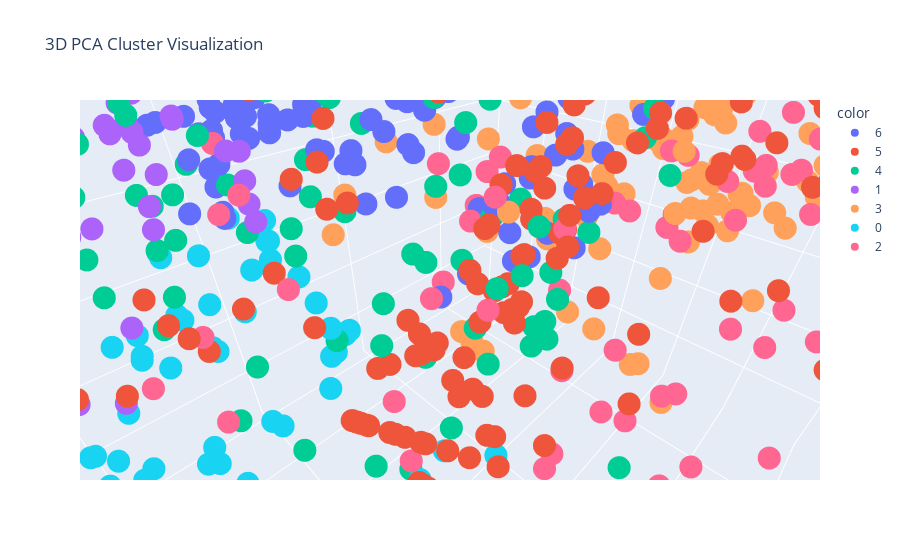

Notebook cell for this chart:
### Code cell
import pandas as pd
import numpy as np
import matplotlib.pyplot as plt
import seaborn as sns
import plotly.express as px
from sklearn.decomposition import PCA
from sklearn.preprocessing import StandardScaler, OrdinalEncoder, LabelEncoder
from sklearn.cluster import KMeans
from sklearn.metrics import silhouette_score
from yellowbrick.cluster import KElbowVisualizer

# Load Dataset
df = pd.read_csv("C:/Users/hrush/Downloads/mcdonalds.csv", encoding='latin1') 


# Convert Yes/No Responses to Binary
binary_cols = ['yummy', 'convenient', 'spicy', 'fattening', 'greasy', 'fast', 'cheap', 'tasty', 'expensive', 'healthy', 'disgusting']
df[binary_cols] = df[binary_cols].replace({'Yes': 1, 'No': 0})

# Encode 'Like' Ratings
like_map = {'I hate it!-5': -5, '-4': -4, '-3': -3, '-2': -2, '-1': -1, '0': 0, '+1': 1, '+2': 2, '+3': 3, '+4': 4, 'I love it!+5': 5}
df['Like'] = df['Like'].replace(like_map).astype(int)

# Encode 'VisitFrequency' and 'Gender'
df['VisitFrequency'] = OrdinalEncoder(categories=[['Never', 'Once a year', 'Every three months', 'Once a month', 'Once a week', 'More than once a week']]).fit_transform(df[['VisitFrequency']])
df['Gender'] = LabelEncoder().fit_transform(df['Gender'])

# Feature Scaling
X = df.drop(columns=['Like'])
X_scaled = StandardScaler().fit_transform(X)

# Find Optimal Clusters
elbow = KElbowVisualizer(KMeans(random_state=42), k=(2, 10))
elbow.fit(X_scaled)
optimal_k = elbow.elbow_value_

# KMeans Clustering
kmeans = KMeans(n_clusters=optimal_k, random_state=42)
df['Cluster'] = kmeans.fit_predict(X_scaled)

# PCA for Visualization
pca = PCA(n_components=2)
pca_2d = pca.fit_transform(X_scaled)

# PCA Plot
plt.figure(figsize=(8, 5))
sns.scatterplot(x=pca_2d[:, 0], y=pca_2d[:, 1], hue=df['Cluster'], palette='viridis')
plt.title('PCA 2D Cluster Visualization')
plt.xlabel('PC1')
plt.ylabel('PC2')
plt.show()

# Silhouette Score
print("Silhouette Score:", silhouette_score(X_scaled, df['Cluster']))

# 3D PCA Visualization
pca_3d = PCA(n_components=3).fit_transform(X_scaled)
pca_df = pd.DataFrame(pca_3d, columns=['PC1', 'PC2', 'PC3'])
pca_df['Cluster'] = df['Cluster']
fig = px.scatter_3d(pca_df, x='PC1', y='PC2', z='PC3', color=pca_df['Cluster'].astype(str), title='3D PCA Cluster Visualization')
fig.show()

# Additional Analysis: Cluster Profile
cluster_profile = df.groupby('Cluster').mean().T
plt.figure(figsize=(12, 8))
sns.heatmap(cluster_profile, annot=True, cmap='viridis')
plt.title('Cluster Profile Heatmap')
plt.show()

# Scree Plot for PCA Explained Variance
plt.figure(figsize=(12, 6))
plt.plot(range(1, len(pca.explained_variance_ratio_)+1), 
         np.cumsum(pca.explained_variance_ratio_), 'bo-', label='Cumulative')
plt.bar(range(1, len(pca.explained_variance_ratio_)+1),
        pca.explained_variance_ratio_, 
        alpha=0.5, label='Individual')
plt.title('Explained Variance by Principal Components')
plt.xlabel('Principal Components')
plt.ylabel('Explained Variance Ratio')
plt.legend()
plt.ylim(0, 1.1)
plt.show()

### Figure 1 — Plotly figure (JSON) as saved in the notebook; plotly's stock layout.template omitted (floating-point values rounded to 4 significant figures; data arrays with more than 128 entries replaced by an {"elided": "..."} marker saying what was removed)
{"data": [{"hovertemplate": "color=6<br>PC1=%{x}<br>PC2=%{y}<br>PC3=%{z}<extra></extra>", "legendgroup": "6", "marker": {"color": "#636efa", "symbol": "circle"}, "mode": "markers", "name": "6", "scene": "scene", "showlegend": true, "type": "scatter3d", "x": {"elided": "321 float values"}, "y": {"elided": "321 float values"}, "z": {"elided": "321 float values"}}, {"hovertemplate": "color=5<br>PC1=%{x}<br>PC2=%{y}<br>PC3=%{z}<extra></extra>", "legendgroup": "5", "marker": {"color": "#EF553B", "symbol": "circle"}, "mode": "markers", "name": "5", "scene": "scene", "showlegend": true, "type": "scatter3d", "x": {"elided": "245 float values"}, "y": {"elided": "245 float values"}, "z": {"elided": "245 float values"}}, {"hovertemplate": "color=4<br>PC1=%{x}<br>PC2=%{y}<br>PC3=%{z}<extra></extra>", "legendgroup": "4", "marker": {"color": "#00cc96", "symbol": "circle"}, "mode": "markers", "name": "4", "scene": "scene", "showlegend": true, "type": "scatter3d", "x": [-0.294, 1.038, 0.3979, 1.382, 2.588, 0.4601, -1.922, 0.8648, -0.2003, 0.6875, 1.057, 1.634, 2.15, 0.8074, -0.8887, 1.016, -1.494, -1.265, 2.647, 0.1273, 1.674, -0.02912, 0.6987, -1.214, -1.264, -2.466, 0.683, 1.642, -1.487, -0.0657, 0.389, -0.4105, 0.7153, 0.4583, -0.4455, -0.8711, 1.072, 0.493, 1.964, -0.2284, 2.005, 0.1891, 0.0853, -1.361, -0.3451, 0.7644, 1.499, 1.976, 2.49, 1.745, 0.0579, 0.7684, -0.8225, 0.9836, 1.292, -0.9555, -1.542, 2.605, 0.07077, 0.1994, -2.203, 1.069, 0.608, -0.6228, 0.2863, -1.988, -0.5451, -1.349, -0.4066, -0.6953, -0.654, 0.7205, -2.989, 0.7448, -1.538, 1.593, 2.346, -0.6816, 0.5859, 0.2298, 0.03592, 2.204, 1.338, 1.264, -1.016, -1.104, 1.436, 1.617, -2.105, 0.5711, 0.1406, -1.136, 1.188, -2.172, -1.635, -2.815, -1.476, 0.4647, -0.9919, -0.3469, -2.032, 0.8215, 0.02359, -2.386, 1.905, 0.05976, -2.25, 2.081, 2.989, 1.075, -2.521, 1.323, 0.7212, 0.1355], "y": [0.5156, 0.861, 1.467, 1.746, -0.7309, 1.144, 1.078, 1.706, 1.405, -0.009199, 1.574, -1.041, -0.3674, 0.6562, 1.02, -0.5174, 0.1469, -0.7816, 0.2216, -1.298, 0.1166, 2.067, -1.706, 0.3097, 0.1423, 1.577, -1.693, -1.015, -1.742, -1.736, 1.81, 1.409, 1.021, 2.789, 1.358, -1.272, -1.421, 0.4982, 0.1209, 0.9354, 1.762, 1.019, 0.3022, -2.485, 0.7942, 2.27, -0.7284, -0.6847, -0.2916, -0.9289, -0.09586, -0.5657, 0.09487, 0.1155, -1.397, -2.046, 0.7536, 0.1758, 1.53, -0.2699, 0.647, 0.9637, -0.9132, -0.2791, -1.438, -1.155, -0.4913, -2.053, -1.427, -0.3142, -1.475, -1.054, 0.6301, -0.6427, -1.8, 1.175, -1.173, 1.283, 1.555, -0.8685, 0.1467, -1.217, 0.5348, 0.8682, -1.723, -2.006, -0.9337, 0.6857, 1.237, -1.542, -2.182, -2.109, -0.982, -1.704, -0.3991, -0.5833, -0.6989, 1.537, 1.03, -1.293, -0.4588, -2.416, 1.376, -2.524, -0.9157, 1.034, 0.5889, -0.5234, 0.5779, 0.4351, -2.212, -1.295, -0.9832, 0.05114], "z": [-1.418, -2.022, 1.349, -0.9262, -1.677, -0.1916, 0.1428, 0.2004, 0.008158, -1.196, -0.1346, -0.2088, 0.04642, 0.4498, -1.366, 0.2034, -2.573, 0.3653, -0.4804, -0.4933, 1.312, -0.8455, -1.025, -0.6787, -1.937, 0.4189, -0.5315, -0.1819, 0.3334, -1.155, 0.03823, -0.7582, 0.1957, 0.4252, -0.6819, -1.053, -0.3421, -0.2285, -0.5706, 0.3473, -0.1837, -0.1259, -3.472, -0.4574, 0.03254, -0.514, -0.5219, -0.03219, -1.019, -0.3456, -0.2407, 0.3499, -0.3746, -0.42, -0.3854, -0.744, -0.6568, -1.271, -0.05758, 1.547, -1.06, -1.914, -0.3105, 0.3252, 0.3412, -0.1472, 0.9388, -0.1901, 0.1057, -4.122, 0.2523, -0.401, -0.3769, 0.2691, -0.4376, -0.6026, -1.79, -0.6925, 0.2392, 0.2974, -2.797, -1.152, 1.307, 0.1112, -0.04041, 0.5, -0.7373, 1.269, -0.3318, -0.9126, -0.5488, 0.3923, -0.5907, 0.09075, -1.565, -1.316, 0.2499, -0.6116, -0.7614, 0.6701, -0.06152, -2.238, -0.2191, 0.3994, -0.2745, 1.096, -0.7812, -1.553, -0.3038, 1.4, 0.0863, -0.2777, -2.554, -1.277]}, {"hovertemplate": "color=1<br>PC1=%{x}<br>PC2=%{y}<br>PC3=%{z}<extra></extra>", "legendgroup": "1", "marker": {"color": "#ab63fa", "symbol": "circle"}, "mode": "markers", "name": "1", "scene": "scene", "showlegend": true, "type": "scatter3d", "x": {"elided": "413 float values"}, "y": {"elided": "413 float values"}, "z": {"elided": "413 float values"}}, {"hovertemplate": "color=3<br>PC1=%{x}<br>PC2=%{y}<br>PC3=%{z}<extra></extra>", "legendgroup": "3", "marker": {"color": "#FFA15A", "symbol": "circle"}, "mode": "markers", "name": "3", "scene": "scene", "showlegend": true, "type": "scatter3d", "x": [-4.681, -3.149, -3.198, -4.084, -3.642, -2.004, -4.133, -4.426, -4.634, -4.417, -4.26, -2.909, -3.347, -4.546, -4.213, -3.663, -3.642, -4.053, -3.466, -4.274, -2.232, -1.545, -4.991, -2.946, -4.361, -2.17, -4.785, -3.815, -2.617, -1.327, -3.895, -3.42, -3.933, -3.889, -3.111, -2.758, -3.58, -3.971, -3.453, -3.799, -3.421, -3.334, -4.308, -3.042, -3.395, -4.244, -1.79, -3.913, -2.846, -3.932, -4.928, -4.269, -4.991, -2.982, -2.633, -2.633, -4.433, -4.339, -4.123, -3.426, -3.772, -2.493, -4.139, -2.314, -0.9064, -3.101, -4.92, -3.228, -3.8, -3.417, -1.648, -3.333, -3.154, -3.926, -3.897, -3.997, -4.872, -4.888, -3.426, -3.071, -4.074, -5.038, -4.229, -4.292, -4.221, -1.398, -4.095, -3.339, -3.702, -4.33, -4.31, -4.5, -2.727, -3.981, -3.678, -4.021, -4.433, -3.435, -3.23, -3.42, -1.357, -3.073, -4.276, -3.325, -3.76, -1.818, -3.41, -3.71], "y": [1.205, -0.4002, -1.649, 0.5812, 0.2403, 2.01, 1.48, 1.279, 1.359, 0.2506, 0.7639, 1.108, -2.327, 0.8926, 1.972, 1.004, -1.285, -0.3453, 0.05765, -0.03618, -1.409, 2.1, 0.7615, -0.3936, -0.3185, -2.233, 0.87, 0.705, -2.3, -1.66, 0.1679, -0.5254, 0.32, -0.5435, -1.367, -1.732, 0.07865, -0.02161, 0.1207, 0.7563, -0.1569, -0.7708, 1.664, 1.552, -2.291, 0.8152, -0.9432, 1.169, -1.046, 0.171, 1.157, 0.763, 0.9515, -2.733, -2.351, -1.849, 0.1993, 0.5073, 0.4529, -2.393, -0.9484, 0.1086, 0.4016, -0.8229, 0.7006, -1.34, 1.182, -1.015, -0.7511, -1.631, -2.982, -1.337, 0.09788, 1.094, -0.5692, 0.8635, 0.5877, 0.5363, -2.393, -0.3808, -0.1419, 0.7975, 0.8665, 0.6612, 1.946, 1.403, 1.303, -2.111, 1.066, 0.8382, 1.662, 1.795, -1.41, 0.9148, 0.9937, 1.841, 0.1993, -1.67, -1.415, -1.619, -2.033, 0.9738, 0.7126, -1.311, 1.939, -1.571, -2.342, 0.8911], "z": [-1.52, 0.4263, 1.136, -0.6096, -0.6329, 0.2833, -0.7878, -1.639, -1.358, -0.7593, -0.2208, -0.9548, -0.004703, -1.207, -0.9124, -0.7929, -0.2438, -1.888, -1.022, -0.4193, 0.3042, -0.7269, -2.218, -1.544, -0.7154, -0.8669, -1.033, 0.1612, -0.2473, 0.3208, -1.35, 0.492, -0.2427, 0.02926, 1.432, 0.6545, -1.185, -2.23, 0.5289, 0.2151, -0.7914, -0.9674, -1.236, -3.3, 0.4629, -0.1669, -1.086, -1.42, -4.055, -3.517, -1.373, -2.487, -1.589, -0.5047, -0.3012, -0.6703, -0.8131, -0.49, -0.7442, 0.3552, 0.3066, -2.843, -0.7981, -3.377, -0.4007, 0.6226, -1.346, -0.3239, -2.296, -0.9701, -2.258, 0.8229, -2.806, -0.07111, 0.002332, -0.3134, -1.329, -1.383, 0.3552, -1.585, -0.7273, -1.75, -0.1131, -0.3285, -0.9393, 0.8535, 0.3447, 0.6514, -0.2984, -1.461, -0.399, -0.9005, -3.795, -0.2596, -3.492, -1.247, -0.8131, 0.4729, -2.21, 0.5267, -1.262, -0.4433, -0.2746, 0.8498, -0.5035, 0.5785, 0.409, -3.6]}, {"hovertemplate": "color=0<br>PC1=%{x}<br>PC2=%{y}<br>PC3=%{z}<extra></extra>", "legendgroup": "0", "marker": {"color": "#19d3f3", "symbol": "circle"}, "mode": "markers", "name": "0", "scene": "scene", "showlegend": true, "type": "scatter3d", "x": {"elided": "150 float values"}, "y": {"elided": "150 float values"}, "z": {"elided": "150 float values"}}, {"hovertemplate": "color=2<br>PC1=%{x}<br>PC2=%{y}<br>PC3=%{z}<extra></extra>", "legendgroup": "2", "marker": {"color": "#FF6692", "symbol": "circle"}, "mode": "markers", "name": "2", "scene": "scene", "showlegend": true, "type": "scatter3d", "x": [-1.395, -1.514, -0.9952, -3.229, -0.8023, -1.396, -1.335, -1.406, -2.185, 0.5454, -1.741, -3.975, -0.3658, -0.7822, -0.09079, 1.75, -0.2967, -1.407, 0.6939, 0.1921, -3.245, -0.3409, 0.1704, 0.09373, -3.461, -0.1478, -0.2791, -0.4071, -1.531, 0.7174, -1.199, -1.242, -3.196, 1.294, -2.254, -0.328, 1.865, -3.292, -2.994, -3.109, 0.9958, 1.54, 0.9638, -3.054, -0.04361, -0.2465, -0.2338, 1.251, -0.8933, -3.53, -2.668, 0.6471, -2.926, 0.8998, -1.757, 0.854, -2.225, 0.4672, -2.257, -1.63, -0.5938, -1.329, -1.13, -2.373, -1.578, -1.534, 1.726, -3.084, -1.039, -0.7567, -1.405, 0.1913, -1.295, -1.144, -1.663, -2.445, 0.4886, 0.4951, -0.4794, 0.4414, 0.9491, 0.4798, 2.066, -2.34, -1.302, -0.3276, 0.8756, -3.245, -0.2972, -0.2823, 0.7823, 0.3056, 0.5338, -3.555, -3.848, -1.224, 0.5019, 1.298, -1.169, -3.578, 2.074, -3.15], "y": [2.569, 1.058, 1.243, 1.851, 2.141, 2.414, -0.02221, -0.4431, 1.598, -0.04172, -1.321, 0.7438, 1.017, 1.2, 3.008, 0.06029, 3.09, 3.251, 2.498, 2.797, -0.04366, 1.04, 2.828, 2.851, 1.855, 2.548, 2.203, 2.635, 2.726, 2.575, 1.509, 2.462, 1.015, 1.815, -0.4753, 0.5619, 0.7749, 1.646, 0.4749, 1.488, 1.423, 2.802, 0.2907, 1.667, 3.162, 0.7105, 3.295, 0.4673, 1.565, 0.8748, 0.7798, 0.6975, 2.079, 2.416, 1.542, 3.54, 0.4404, 2.217, 2.116, -0.2245, 1.438, 0.1427, 1.556, -1.509, 0.9783, 2.262, 1.26, 1.566, 2.821, 2.253, -0.5258, 1.958, 1.95, -0.8906, 1.599, -0.7126, 3.107, -0.03, -0.2061, 2.953, -0.1038, 2.832, 0.338, -1.126, 2.721, 0.7749, 1.036, 1.8, 2.061, 0.2562, 3.06, 2.515, 0.6798, 1.547, 0.5956, 2.277, -0.452, 1.65, 2.456, 1.47, 0.3637, 2.108], "z": [-1.662, -3.256, -1.535, -0.4276, -0.4839, -0.02032, -0.876, -1.747, -0.2982, 0.2085, 0.08428, -1.625, -0.7466, -0.2927, 0.161, -1.785, -0.3944, -2.035, -2.278, -2.378, 0.2452, -0.0133, -1.173, -0.2009, -0.2272, -1.269, -1.114, -1.212, -0.3334, -2.197, -1.29, 0.1464, -1.094, -4.029, -0.6504, -0.8785, -1.523, -0.643, -1.082, -0.1683, 0.9067, -3.402, -0.5875, 0.02015, 0.3226, -3.902, -0.179, -0.5994, -3.119, -0.6142, -0.9594, -0.2512, -0.3856, -1.722, -0.6226, -0.8203, -1.819, 0.1181, -0.3959, -0.891, -4.675, -0.3878, -1.848, -1.013, -3.671, -0.7052, 0.03489, -0.9241, 0.2101, -1.415, 0.6058, -3.135, -1.468, 0.1413, -2.381, 0.968, -1.078, -0.07493, -2.632, -1.239, -1.596, -0.7818, -0.8522, 0.3369, 0.3028, 1.508, 1.339, -0.4814, -1.781, -2.934, -0.7398, -0.8604, 1.163, -0.5503, -0.71, -0.7851, -0.3314, 0.9486, -0.5966, -0.6311, -0.8253, -0.1583]}], "layout": {"autosize": true, "legend": {"title": {"text": "color"}, "tracegroupgap": 0}, "scene": {"aspectmode": "auto", "aspectratio": {"x": 1.166, "y": 0.8947, "z": 0.9585}, "camera": {"center": {"x": 0, "y": 0, "z": 0}, "eye": {"x": 0.2715, "y": 0.2715, "z": 0.2715}, "projection": {"type": "perspective"}, "up": {"x": 0, "y": 0, "z": 1}}, "domain": {"x": [0, 1], "y": [0, 1]}, "xaxis": {"title": {"text": "PC1"}, "type": "linear"}, "yaxis": {"title": {"text": "PC2"}, "type": "linear"}, "zaxis": {"title": {"text": "PC3"}, "type": "linear"}}, "title": {"text": "3D PCA Cluster Visualization"}}}
